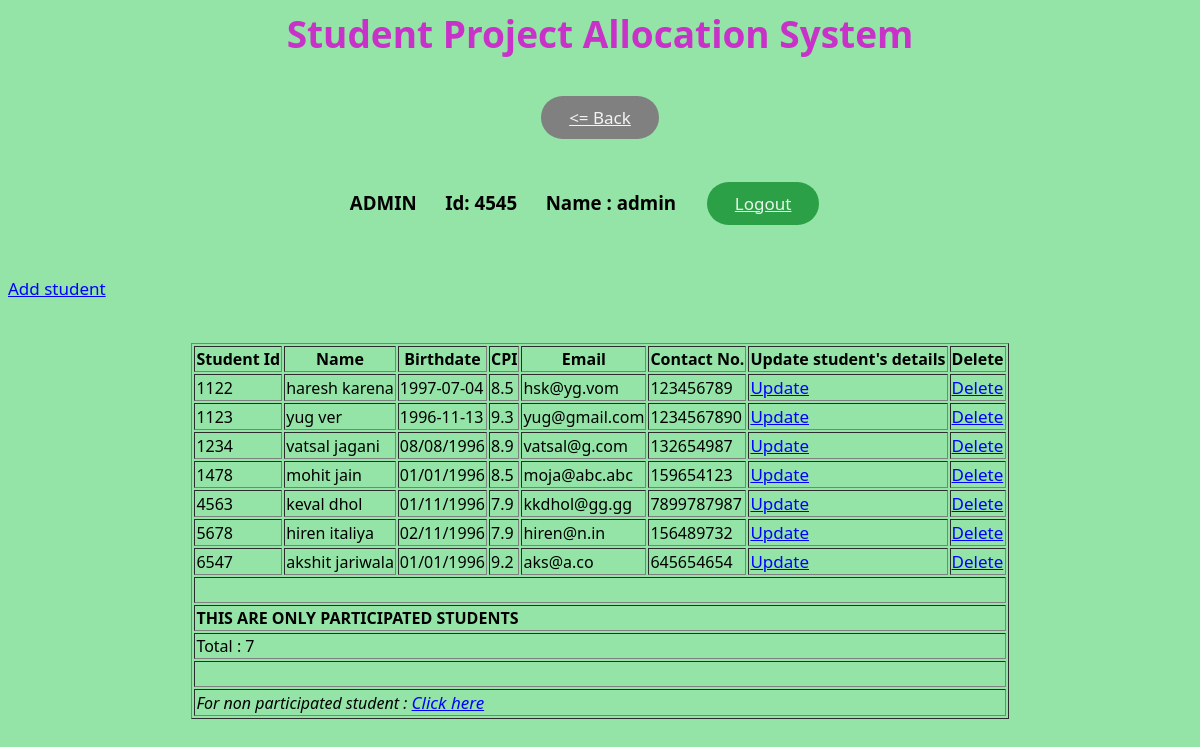
Screenshot of /admin/student.php (signed in) with the database file from the repository.
### tables this page shows
CREATE TABLE `students` (
  `student_id` int(6) UNSIGNED NOT NULL,
  `faculty` int(6) NOT NULL,
  `password` varchar(20) DEFAULT NULL,
  `cpi` float NOT NULL,
  `first_name` varchar(15) DEFAULT NULL,
  `last_name` varchar(15) DEFAULT NULL,
  `birthdate` varchar(10) NOT NULL,
  `participate` int(1) DEFAULT NULL,
  `leader` int(6) DEFAULT NULL,
  `allocated` int(1) DEFAULT NULL,
  `email` varchar(35) NOT NULL,
  `contact_no` varchar(13) NOT NULL
);

### admin/student.php (the view, shortened to what this page needs)
<html>
    <head>
        <link rel="stylesheet" type="text/css" href="../main.css">
    </head>
    <body>
        <h1 align="center">Student Project Allocation System</h1>
        <h3 align="center"><a href="index.php"  class="back shadow"><= Back</a></h3>
        <h3 align="center"><?php if(isset($_SESSION['admin'])){echo 'ADMIN';}else{echo 'FACULTY';} ?>   &emsp;    Id: <?php echo $_SESSION['faculty']; ?>  &emsp;       Name : <?php echo $_SESSION['faculty_name']; ?>&emsp;<a href="admin_logout.php" class="log_out shadow">Logout</a>&emsp;</h3>        <br>
        <a href="s/insert_student.php">Add student</a>
        <br>
        <br>
        <form>
            <table align="center" border="1">
                <tr>
                    <th>Student Id</th>
                    <th>Name</th>
                    <th>Birthdate</th>
                    <th>CPI</th>
                    <th>Email</th>
                    <th>Contact No.</th>
                    <th>Update student's details</th>
                    <th>Delete</th>
                </tr>
                <?php
                $count=0;
                    try{
                        $dbhandler=new PDO('mysql:host=127.0.0.1;dbname=project_db','root','');
                        $dbhandler->setAttribute(PDO::ATTR_ERRMODE, PDO::ERRMODE_EXCEPTION);
                        $sql='select * from students where participate=1';
                        $query=$dbhandler->query($sql);
                        while($r=$query->fetch())
                        {
                                echo '<tr>'
                                . '<td>'.$r['student_id'].'</td>'
                                . '<td>'.$r['first_name'].' '.$r['last_name'].'</td>'
                                . '<td>'.$r['birthdate'].'</td>'
                                . '<td>'.$r['cpi'].'</td>'
                                . '<td>'.$r['email'].'</td>'
                                . '<td>'.$r['contact_no'].'</td>'
                                . '<td><a href="s/update_student.php?id='.$r['student_id'].'">Update</a></td>'
                                . '<td><a href="s/delete_student_sql.php?id='.$r['student_id'].'">Delete</a></td>'
                                        .'</tr>';
                            $count++;
                        }
                    } catch (Exception $ex) {
                        echo 'hello! There is some error!';
                    }
                echo '<tr>
                    <td colspan="8"><br></td>
                </tr>
                <tr>
                    <td colspan="8"><b>THIS ARE ONLY PARTICIPATED STUDENTS</b></td>
                </tr>
                <tr>
                    <td colspan="8">Total : '.$count.'</td>
                </tr>';
                ?>
                <tr>
                    <td colspan="8"><br></td>
                </tr>
                <tr>
                    <td colspan="8"><i>For non participated student  : <a href="s/non_participated_student.php">Click here</a></i></td>
                </tr>
            </table>
        </form>
    </body>
</html>

### main.css (style rules this page uses)
h1 { color: rgb(200,50,200); font-family: algerian,Segoe UI,Frutiger,Frutiger Linotype,Dejavu Sans; font-size: 37px; }
a { color: blue; font-size: 17px; }
.log_out { display: inline-block; -webkit-box-sizing: border-box; -moz-box-sizing: border-box; box-sizing: border-box; cursor: pointer; margin: 12px; padding: 10px 28px; border: none; -webkit-border-radius: 30px; border-radius: 30px; font-family: Segoe UI,Frutiger,Frutiger Linotype,Dejavu Sans,Helvetica Neue,Arial,sans-serif; font-size: 17px; font-style: normal; font-variant: normal; font-weight: 500; color: rgba(255,255,255,0.9); -o-text-overflow: clip; text-overflow: clip; background: #2ba046; }
.back { display: inline-block; -webkit-box-sizing: border-box; -moz-box-sizing: border-box; box-sizing: border-box; cursor: pointer; margin: 12px; padding: 10px 28px; border: none; -webkit-border-radius: 30px; border-radius: 30px; font-family: Segoe UI,Frutiger,Frutiger Linotype,Dejavu Sans,Helvetica Neue,Arial,sans-serif; font-size: 17px; font-style: normal; font-variant: normal; font-weight: 500; color: rgba(255,255,255,0.9); -o-text-overflow: clip; text-overflow: clip; background: grey; }

### rows the page displays
students: student_id "1122", first_name "haresh", last_name "karena", birthdate "1997-07-04", cpi "8.5", email "hsk@yg.vom", contact_no "123456789"
students: student_id "1123", first_name "yug", last_name "ver", birthdate "1996-11-13", cpi "9.3", email "yug@gmail.com", contact_no "1234567890"
students: student_id "1234", first_name "vatsal", last_name "jagani", birthdate "08/08/1996", cpi "8.9", email "vatsal@g.com", contact_no "132654987"
students: student_id "1478", first_name "mohit", last_name "jain", birthdate "01/01/1996", cpi "8.5", email "moja@abc.abc", contact_no "159654123"
students: student_id "4563", first_name "keval", last_name "dhol", birthdate "01/11/1996", cpi "7.9", email "kkdhol@gg.gg", contact_no "7899787987"
students: student_id "5678", first_name "hiren", last_name "italiya", birthdate "02/11/1996", cpi "7.9", email "hiren@n.in", contact_no "156489732"
students: student_id "6547", first_name "akshit", last_name "jariwala", birthdate "01/01/1996", cpi "9.2", email "aks@a.co", contact_no "645654654"

### other values shown
$_SESSION['faculty'] "4545"
$_SESSION['faculty_name'] "admin"
$count "7"
